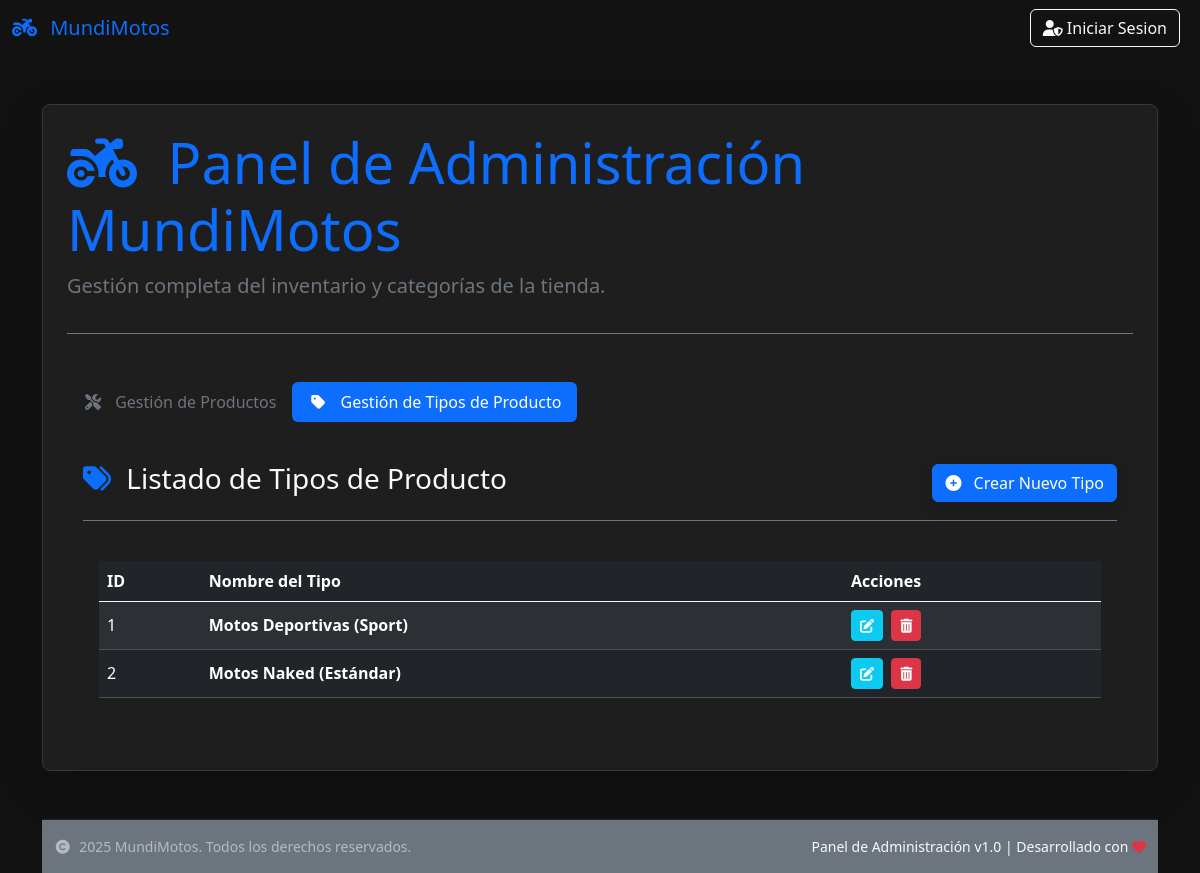
The page /dashboard.php?tab=tiposdeproducto on the database its author committed.
### tables this page shows
CREATE TABLE `tiposdeproducto` (
  `TipoProductoID` int(11) NOT NULL,
  `NombreTipo` varchar(100) NOT NULL,
  `Estado` enum('Activo','Inactivo') NOT NULL DEFAULT 'Activo'
);

### includes/crud_tipos.php (the view, shortened to what this page needs)
<?php
$action = $_GET['action'] ?? 'list';
$tipo_id = $_GET['id'] ?? null;
$mensaje = '';
$errores_validacion = [];
$datos_formulario = [];
if ($action == 'crear' || $action == 'editar'):
?>
    <h3 class="mb-4 text-primary">
        <?= ($action == 'crear' ? 'Crear Nuevo Tipo de Producto' : 'Editar Tipo: ' . htmlspecialchars($datos_formulario['NombreTipo'] ?? '')) ?>
        <i class="fas <?= ($action == 'crear' ? 'fa-plus-circle' : 'fa-edit') ?> fa-fw"></i>
    </h3>
    <div class="card custom-dark-bg-card p-4 border-secondary shadow">
        <form action="dashboard.php?tab=tiposdeproducto" method="POST">
            <input type="hidden" name="form_action" value="<?= $action ?>">
            <?php if ($action == 'editar'): ?>
                <input type="hidden" name="TipoProductoID" value="<?= htmlspecialchars($tipo_id) ?>">
            <?php endif; ?>
            <div class="mb-4">
                <label for="nombretipo" class="form-label fs-5">Nombre del Tipo <span class="text-danger">*</span></label>
                <input type="text" class="form-control form-control-lg <?= isset($errores_validacion['NombreTipo']) ? 'is-invalid' : '' ?>"
                       id="nombretipo" name="NombreTipo" placeholder="Ej: Cascos Integrales"
                       value="<?= htmlspecialchars($datos_formulario['NombreTipo'] ?? '') ?>" required>
                <?php if (isset($errores_validacion['NombreTipo'])): ?>
                    <div class="invalid-feedback"><?= $errores_validacion['NombreTipo'] ?></div>
                <?php endif; ?>
                <div class="form-text text-secondary">El nombre debe ser claro y descriptivo.</div>
            </div>
            <div class="d-flex justify-content-start border-top border-secondary pt-3">
                <button type="submit" class="btn btn-primary btn-lg me-2"><i class="fas fa-save me-1"></i> <?= ($action == 'crear' ? 'Guardar Tipo' : 'Actualizar Tipo') ?></button>
                <a href="dashboard.php?tab=tiposdeproducto" class="btn btn-outline-secondary btn-lg">Cancelar</a>
            </div>
        </form>
    </div>
<?php
else:
    $tipos = [];
    try {
        $sql = "SELECT TipoProductoID, NombreTipo FROM tiposdeproducto WHERE Estado = 'Activo' ORDER BY NombreTipo";
        $stmt = $conexion->prepare($sql);
        $stmt->execute();
        $tipos = $stmt->fetchAll(PDO::FETCH_ASSOC);
    } catch (PDOException $e) {
        $mensaje .= '<div class="alert alert-danger alert-dismissible fade show" role="alert">
            <strong>❌ Error:</strong> Error al cargar tipos de producto: ' . $e->getMessage() . '
            <button type="button" class="btn-close" data-bs-dismiss="alert" aria-label="Close"></button>
        </div>';
    }
?>
    <div class="mb-4 d-flex justify-content-between align-items-center border-bottom border-secondary pb-3">
        <h3 class="text-light">
            <i class="fas fa-tags me-2 text-primary"></i>
            Listado de Tipos de Producto
        </h3>
        <a href="dashboard.php?tab=tiposdeproducto&action=crear" class="btn btn-primary shadow">
            <i class="fas fa-plus-circle me-2"></i> Crear Nuevo Tipo
        </a>
    </div>
    <div class="table-responsive p-3 rounded-3 custom-dark-content-area">
        <table class="table table-dark table-striped table-hover align-middle">
            <thead class="table-dark border-bottom border-light">
                <tr>
                    <th>ID</th>
                    <th>Nombre del Tipo</th>
                    <th>Acciones</th>
                </tr>
            </thead>
            <tbody>
                <?php if (empty($tipos)): ?>
                    <tr>
                        <td colspan="3" class="text-center text-secondary py-4">
                            <i class="fas fa-tag me-2"></i> No se encontraron tipos de producto activos.
                        </td>
                    </tr>
                <?php else: ?>
                    <?php foreach ($tipos as $tipo): ?>
                        <tr>
                            <td><?= $tipo['TipoProductoID'] ?></td>
                            <td class="text-white fw-bold"><?= htmlspecialchars($tipo['NombreTipo']) ?></td>
                            <td>
                                <a href="dashboard.php?tab=tiposdeproducto&action=editar&id=<?= $tipo['TipoProductoID'] ?>"
                                   class="btn btn-sm btn-info text-white me-1" title="Editar Tipo">
                                   <i class="fas fa-edit"></i>
                                </a>
                                <a href="dashboard.php?tab=tiposdeproducto&action=eliminar&id=<?= $tipo['TipoProductoID'] ?>"
                                   class="btn btn-sm btn-danger"
                                   onclick="return confirm('¿Estás seguro de ELIMINAR este tipo de producto?');"
                                   title="Eliminar Tipo">
                                   <i class="fas fa-trash-alt"></i>
                                </a>
                            </td>
                        </tr>
                    <?php endforeach; ?>
                <?php endif; ?>
            </tbody>
        </table>
    </div>
<?php endif; ?>

### css/custom.css (style rules this page uses)
:root { --dark-background: #121212; --dark-card-bg: #1e1e1e; --dark-nav-bg: #2a2a2a; --dark-border-color: #383838; --primary-color: #0d6efd; }
body.bg-dark { background-color: var(--dark-background) !important; color: #f8f9fa; }

### rows shown on the page
tiposdeproducto: TipoProductoID "1", NombreTipo "Motos Deportivas (Sport)"
tiposdeproducto: TipoProductoID "2", NombreTipo "Motos Naked (Estándar)"
